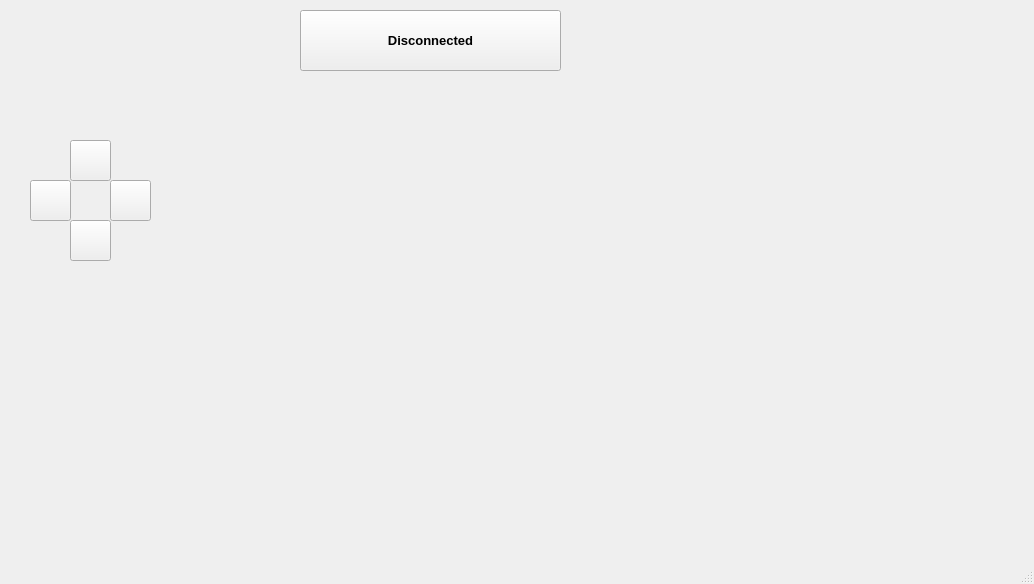
<?xml version="1.0" encoding="UTF-8"?>
<ui version="4.0">
 <class>MainWindow</class>
 <widget class="QMainWindow" name="MainWindow">
  <property name="geometry">
   <rect>
    <x>0</x>
    <y>0</y>
    <width>1034</width>
    <height>584</height>
   </rect>
  </property>
  <property name="windowTitle">
   <string>MainWindow</string>
  </property>
  <property name="animated">
   <bool>false</bool>
  </property>
  <widget class="QWidget" name="centralwidget">
   <widget class="QPushButton" name="forward">
    <property name="geometry">
     <rect>
      <x>70</x>
      <y>140</y>
      <width>41</width>
      <height>41</height>
     </rect>
    </property>
    <property name="text">
     <string/>
    </property>
    <property name="icon">
     <iconset>
      <normaloff>img/up.png</normaloff>img/up.png</iconset>
    </property>
   </widget>
   <widget class="QPushButton" name="right">
    <property name="geometry">
     <rect>
      <x>110</x>
      <y>180</y>
      <width>41</width>
      <height>41</height>
     </rect>
    </property>
    <property name="text">
     <string/>
    </property>
    <property name="icon">
     <iconset>
      <normaloff>img/right.png</normaloff>img/right.png</iconset>
    </property>
   </widget>
   <widget class="QPushButton" name="back">
    <property name="geometry">
     <rect>
      <x>70</x>
      <y>220</y>
      <width>41</width>
      <height>41</height>
     </rect>
    </property>
    <property name="text">
     <string/>
    </property>
    <property name="icon">
     <iconset>
      <normaloff>img/down.png</normaloff>img/down.png</iconset>
    </property>
   </widget>
   <widget class="QPushButton" name="left">
    <property name="geometry">
     <rect>
      <x>30</x>
      <y>180</y>
      <width>41</width>
      <height>41</height>
     </rect>
    </property>
    <property name="text">
     <string/>
    </property>
    <property name="icon">
     <iconset>
      <normaloff>img/left.png</normaloff>img/left.png</iconset>
    </property>
   </widget>
   <widget class="QPushButton" name="connexion">
    <property name="geometry">
     <rect>
      <x>300</x>
      <y>10</y>
      <width>261</width>
      <height>61</height>
     </rect>
    </property>
    <property name="font">
     <font>
      <pointsize>10</pointsize>
      <bold>true</bold>
     </font>
    </property>
    <property name="autoFillBackground">
     <bool>true</bool>
    </property>
    <property name="text">
     <string>Disconnected</string>
    </property>
   </widget>
  </widget>
  <widget class="QMenuBar" name="menubar">
   <property name="geometry">
    <rect>
     <x>0</x>
     <y>0</y>
     <width>1034</width>
     <height>26</height>
    </rect>
   </property>
  </widget>
  <widget class="QStatusBar" name="statusbar"/>
 </widget>
 <resources/>
 <connections/>
</ui>
